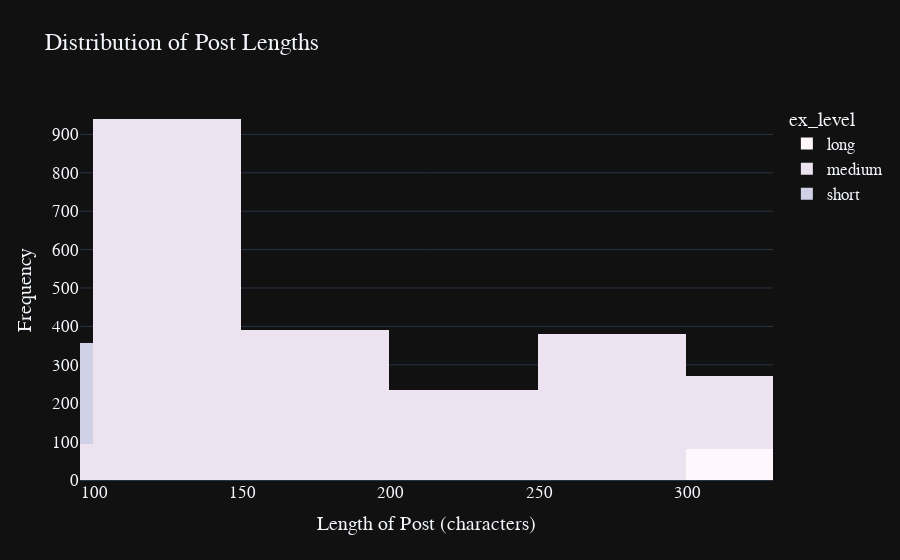
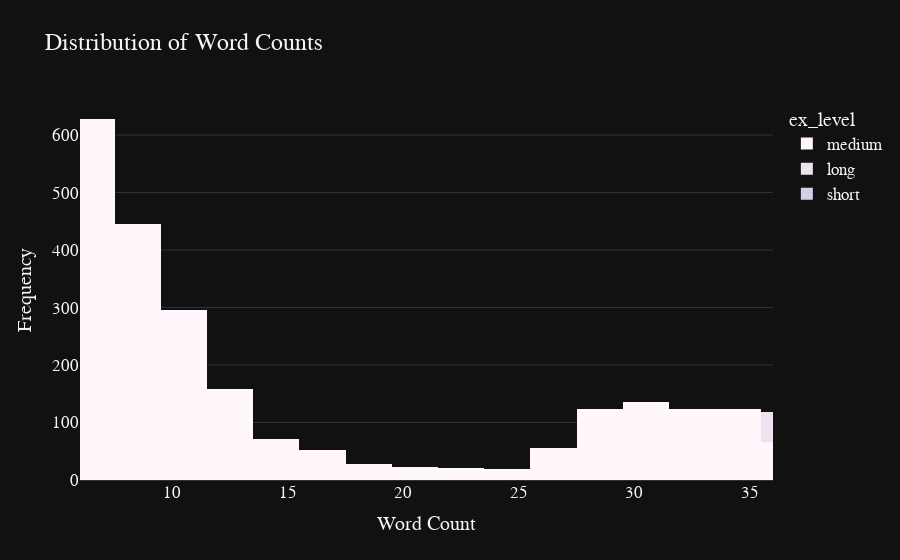

Notebook source saved alongside these figures, in order:
### Code cell
# Calculate post length and word count for demonstration
df_final['Post Length'] = df_final['Facebook_Post'].str.len()
df_final['Word Count'] = df_final['Facebook_Post'].str.split().str.len()

# Calculate the quantile range for post length and word count
# Adjusting to focus more narrowly on the denser part of the distribution
post_length_quantiles = df_final['Post Length'].quantile([0.1, 0.9])
word_count_quantiles = df_final['Word Count'].quantile([0.1, 0.9])

# Define a function to categorize post length and word count into example levels
def categorize_ex_level(length, quantiles):
    if length < quantiles[0.1]:
        return 'short'
    elif quantiles[0.1] <= length <= quantiles[0.9]:
        return 'medium'
    else:
        return 'long'

# Create ex_level column based on Post Length
df_final['ex_level'] = df_final['Post Length'].apply(lambda x: categorize_ex_level(x, post_length_quantiles))

# Visualization for Post Length Distribution
fig_post_length = px.histogram(
    df_final,
    x='Post Length',
    color='ex_level',  # Color based on the hypothetical example level
    color_discrete_sequence=px.colors.sequential.PuBuGn,
    title='Distribution of Post Lengths',
    template='plotly_dark'
)
fig_post_length.update_layout(
    xaxis_title="Length of Post (characters)",
    yaxis_title="Frequency",
    font=dict(size=17, family="Franklin Gothic"),
    xaxis_range=[post_length_quantiles[0.1], post_length_quantiles[0.9]]  # Zoom into the 10th to 90th percentile
)
fig_post_length.show()

# Create ex_level column based on Word Count
df_final['ex_level'] = df_final['Word Count'].apply(lambda x: categorize_ex_level(x, word_count_quantiles))

# Visualization for Word Count Distribution
fig_word_count = px.histogram(
    df_final,
    x='Word Count',
    color='ex_level',  # Assuming we use the same example level for word count
    color_discrete_sequence=px.colors.sequential.PuBuGn,
    title='Distribution of Word Counts',
    template='plotly_dark'
)
fig_word_count.update_layout(
    xaxis_title="Word Count",
    yaxis_title="Frequency",
    font=dict(size=17, family="Franklin Gothic"),
    xaxis_range=[word_count_quantiles[0.1], word_count_quantiles[0.9]]  # Zoom into the 10th to 90th percentile
)
fig_word_count.show()

### Figure 1 — Plotly figure (JSON) as saved in the notebook; plotly's stock layout.template omitted (floating-point values rounded to 4 significant figures; data arrays with more than 128 entries replaced by an {"elided": "..."} marker saying what was removed)
{"data": [{"alignmentgroup": "True", "bingroup": "x", "hovertemplate": "ex_level=long<br>Post Length=%{x}<br>count=%{y}<extra></extra>", "legendgroup": "long", "marker": {"color": "rgb(255,247,251)", "pattern": {"shape": ""}}, "name": "long", "offsetgroup": "long", "orientation": "v", "showlegend": true, "type": "histogram", "x": {"elided": "275 int values"}, "xaxis": "x", "yaxis": "y"}, {"alignmentgroup": "True", "bingroup": "x", "hovertemplate": "ex_level=medium<br>Post Length=%{x}<br>count=%{y}<extra></extra>", "legendgroup": "medium", "marker": {"color": "rgb(236,226,240)", "pattern": {"shape": ""}}, "name": "medium", "offsetgroup": "medium", "orientation": "v", "showlegend": true, "type": "histogram", "x": {"elided": "2227 int values"}, "xaxis": "x", "yaxis": "y"}, {"alignmentgroup": "True", "bingroup": "x", "hovertemplate": "ex_level=short<br>Post Length=%{x}<br>count=%{y}<extra></extra>", "legendgroup": "short", "marker": {"color": "rgb(208,209,230)", "pattern": {"shape": ""}}, "name": "short", "offsetgroup": "short", "orientation": "v", "showlegend": true, "type": "histogram", "x": {"elided": "263 int values"}, "xaxis": "x", "yaxis": "y"}], "layout": {"barmode": "relative", "font": {"family": "Franklin Gothic", "size": 17}, "legend": {"title": {"text": "ex_level"}, "tracegroupgap": 0}, "title": {"text": "Distribution of Post Lengths"}, "xaxis": {"anchor": "y", "domain": [0, 1], "range": [95, 329], "title": {"text": "Length of Post (characters)"}}, "yaxis": {"anchor": "x", "domain": [0, 1], "title": {"text": "Frequency"}}}}

### Figure 2 — Plotly figure (JSON) as saved in the notebook; plotly's stock layout.template omitted (floating-point values rounded to 4 significant figures; data arrays with more than 128 entries replaced by an {"elided": "..."} marker saying what was removed)
{"data": [{"alignmentgroup": "True", "bingroup": "x", "hovertemplate": "ex_level=medium<br>Word Count=%{x}<br>count=%{y}<extra></extra>", "legendgroup": "medium", "marker": {"color": "rgb(255,247,251)", "pattern": {"shape": ""}}, "name": "medium", "offsetgroup": "medium", "orientation": "v", "showlegend": true, "type": "histogram", "x": {"elided": "2366 int values"}, "xaxis": "x", "yaxis": "y"}, {"alignmentgroup": "True", "bingroup": "x", "hovertemplate": "ex_level=long<br>Word Count=%{x}<br>count=%{y}<extra></extra>", "legendgroup": "long", "marker": {"color": "rgb(236,226,240)", "pattern": {"shape": ""}}, "name": "long", "offsetgroup": "long", "orientation": "v", "showlegend": true, "type": "histogram", "x": {"elided": "238 int values"}, "xaxis": "x", "yaxis": "y"}, {"alignmentgroup": "True", "bingroup": "x", "hovertemplate": "ex_level=short<br>Word Count=%{x}<br>count=%{y}<extra></extra>", "legendgroup": "short", "marker": {"color": "rgb(208,209,230)", "pattern": {"shape": ""}}, "name": "short", "offsetgroup": "short", "orientation": "v", "showlegend": true, "type": "histogram", "x": {"elided": "161 int values"}, "xaxis": "x", "yaxis": "y"}], "layout": {"barmode": "relative", "font": {"family": "Franklin Gothic", "size": 17}, "legend": {"title": {"text": "ex_level"}, "tracegroupgap": 0}, "title": {"text": "Distribution of Word Counts"}, "xaxis": {"anchor": "y", "domain": [0, 1], "range": [6, 36], "title": {"text": "Word Count"}}, "yaxis": {"anchor": "x", "domain": [0, 1], "title": {"text": "Frequency"}}}}
